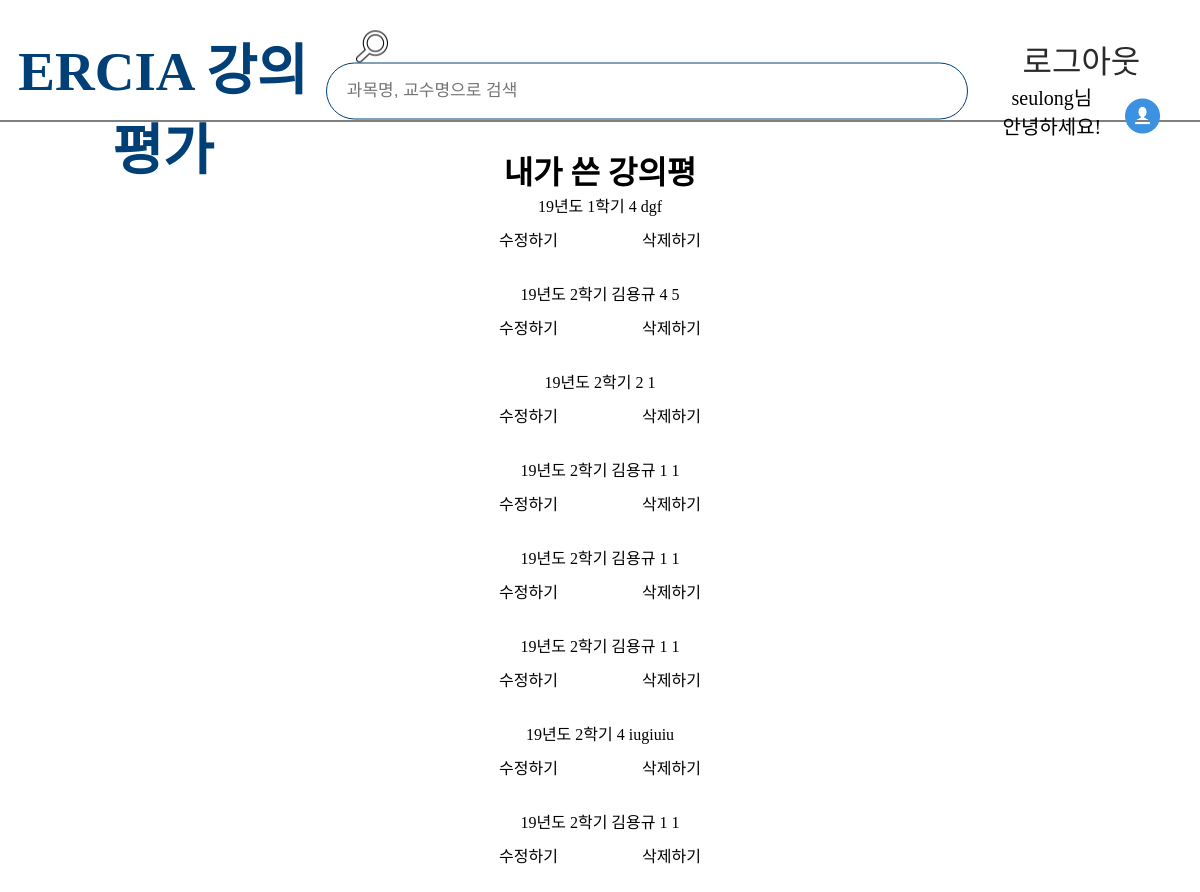
Before: /mypage (signed in) with the older database file.
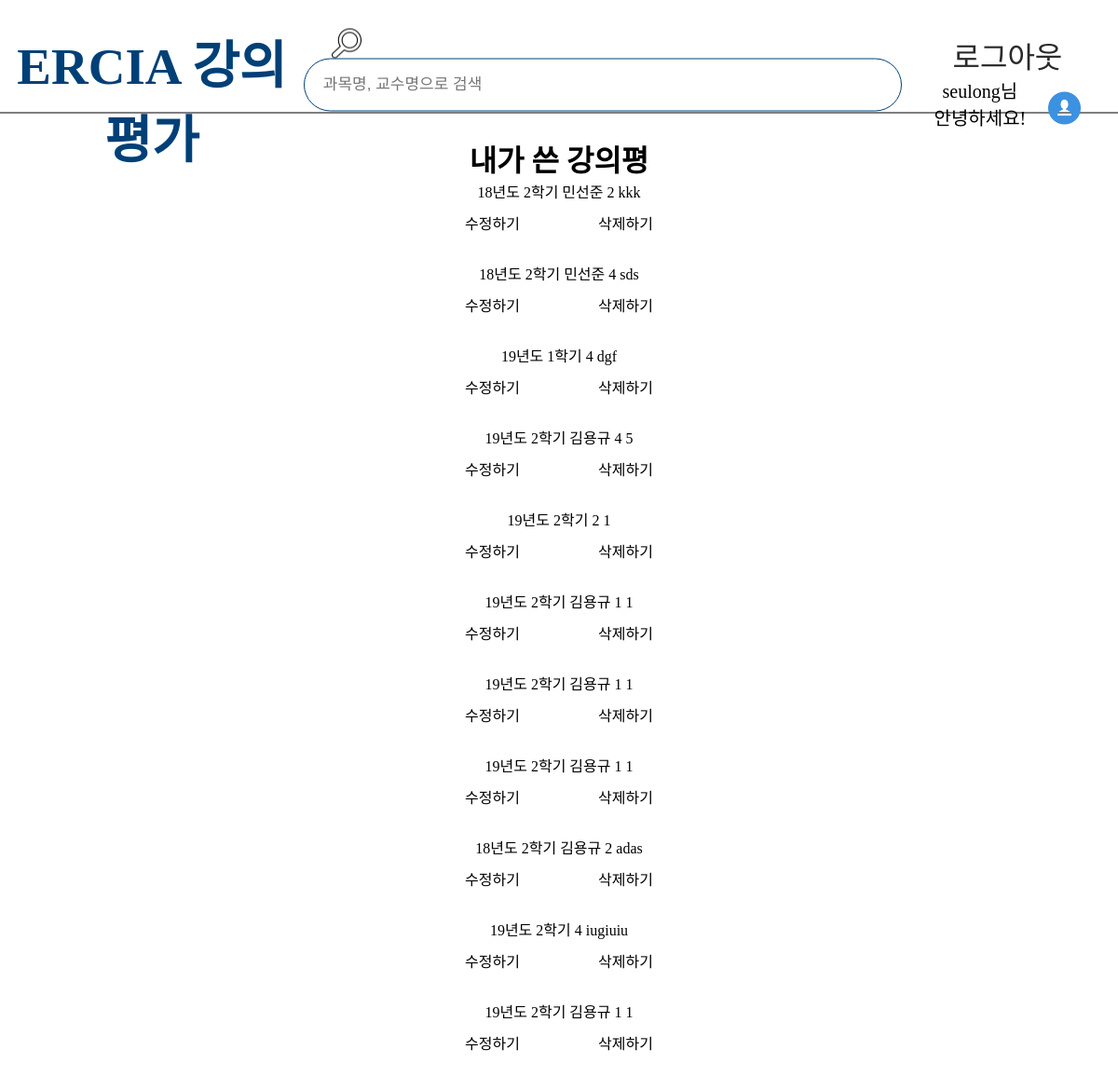
After: the same page with the newer database file.
### app/models.py (models this page shows, shortened)
class GeneralChemistry2(models.Model):
    objects = models.Manager()
    author = models.ForeignKey(settings.AUTH_USER_MODEL, default =1, on_delete = models.CASCADE)
    lectureName = models.CharField(max_length=200, default="일반화학2")
    professorName = models.CharField(max_length=50, default="민선준")
    SEME_FIELD_CHOICES=[
        ('19년도 2학기', '19년도 2학기'),
        ('19년도 1학기', '19년도 1학기'),
        ('18년도 2학기', '18년도 2학기'),
        ('18년도 2학기', '18년도 1학기'),
    ]
    seme = models.CharField(max_length=10, choices=SEME_FIELD_CHOICES)
    score = models.IntegerField(validators=[MinValueValidator(0),MaxValueValidator(5)], default=[0])
    text = models.TextField(max_length=300)
    time = models.DateTimeField(default=timezone.now)

class PhysicsExperiment(models.Model):
    objects = models.Manager()
    author = models.ForeignKey(settings.AUTH_USER_MODEL, default =1, on_delete = models.CASCADE)
    lectureName = models.CharField(max_length=200, default="일반물리학실험")
    professorName = models.CharField(max_length=50, default="오혜근")
    SEME_FIELD_CHOICES=[
        ('19년도 2학기', '19년도 2학기'),
        ('19년도 1학기', '19년도 1학기'),
        ('18년도 2학기', '18년도 2학기'),
        ('18년도 2학기', '18년도 1학기'),
    ]
    seme = models.CharField(max_length=10, choices=SEME_FIELD_CHOICES)
    score = models.IntegerField(validators=[MinValueValidator(0),MaxValueValidator(5)], default=[0])
    text = models.TextField(max_length=300)
    time = models.DateTimeField(default=timezone.now)

class WebProgramming(models.Model):
    objects = models.Manager()
    author = models.ForeignKey(settings.AUTH_USER_MODEL, default =1, on_delete = models.CASCADE)
    lectureName = models.CharField(max_length=200, default="웹프로그래밍")
    professorName = models.CharField(max_length=50, default="최기환")
    SEME_FIELD_CHOICES=[
        ('19년도 2학기', '19년도 2학기'),
        ('19년도 1학기', '19년도 1학기'),
        ('18년도 2학기', '18년도 2학기'),
        ('18년도 2학기', '18년도 1학기'),
    ]
    seme = models.CharField(max_length=10, choices=SEME_FIELD_CHOICES)
    score = models.IntegerField(validators=[MinValueValidator(0),MaxValueValidator(5)], default=[0])
    text = models.TextField(max_length=300)
    time = models.DateTimeField(default=timezone.now)

class LawAndEconomics(models.Model):
    objects = models.Manager()
    author = models.ForeignKey(settings.AUTH_USER_MODEL, default =1, on_delete = models.CASCADE)
    lectureName = models.CharField(max_length=200, default="법과경제학")
    professorName = models.CharField(max_length=50, default="김용규")
    SEME_FIELD_CHOICES=[
        ('19년도 2학기', '19년도 2학기'),
        ('19년도 1학기', '19년도 1학기'),
        ('18년도 2학기', '18년도 2학기'),
        ('18년도 2학기', '18년도 1학기'),
    ]
    seme = models.CharField(max_length=10, choices=SEME_FIELD_CHOICES)
    score = models.IntegerField(validators=[MinValueValidator(0),MaxValueValidator(5)], default=[0])
    text = models.TextField(max_length=300)
    time = models.DateTimeField(default=timezone.now)

### app/views.py (the view)
# urls.py: path('mypage',app.views.mypage, name='mypage'),
def mypage(request):
    GC2 = GeneralChemistry2.objects.all().order_by('-time')
    PE = PhysicsExperiment.objects.all().order_by('-time')
    WP = WebProgramming.objects.all().order_by('-time')
    LE = LawAndEconomics.objects.all().order_by('-time')
    return render(request, 'mypage.html', {'GC2':GC2, 'PE':PE, 'WP':WP, 'LE':LE})

### app/templates/mypage.html (shortened to what this page needs)
{% extends "base_list.html" %}
{% load static %}
{% block css %}
    <link rel="stylesheet" href="{% static 'css/list.css' %}">
{% endblock css %}
{% block content %}
<!DOCTYPE html>
<html lang="ko">
<head>
</head>
<body>
{% if user.is_authenticated %}
    <h1>내가 쓴 강의평</h1>
    <div class = "list" >
    {% for comment in GC2 %}
    {% if comment.author == user %}
        {{comment.seme}}
        {{comment.professorName}}
        {{comment.score}}
        {{comment.text}}
        <br>
        <a class="btn blue" href = "{% url 'GC2_UPDATE' comment.id %}">수정하기</a>
        <a class="btn red" href = "{% url 'GC2_DELETE' comment.id %}">삭제하기</a>
    {% endif %}
    <br>
    {% endfor %}
    {% for comment in PE %}
    {% if comment.author == user %}
        {{comment.seme}}
        {{comment.professorName}}
        {{comment.score}}
        {{comment.text}}
        <br>
        <a class="btn blue" href = "{% url 'PE_UPDATE' comment.id %}">수정하기</a>
        <a class="btn red" href = "{% url 'PE_DELETE' comment.id %}">삭제하기</a>
    {% endif %}
    <br>
    {% endfor %}
    {% for comment in WP %}
    {% if comment.author == user %}
        {{comment.seme}}
        {{comment.professorName}}
        {{comment.score}}
        {{comment.text}}
        <br>
        <a class="btn blue" href = "{% url 'WP_UPDATE' comment.id %}">수정하기</a>
        <a class="btn red" href = "{% url 'WP_DELETE' comment.id %}">삭제하기</a>
    {% endif %}
    <br>
    {% endfor %}
    {% for comment in LE %}
    {% if comment.author == user %}
        {{comment.seme}}
        {{comment.professorName}}
        {{comment.score}}
        {{comment.text}}
        <br>
        <a class="btn blue" href = "{% url 'LE_UPDATE' comment.id %}">수정하기</a>
        <a class="btn red" href = "{% url 'LE_DELETE' comment.id %}">삭제하기</a>
    {% endif %}
    <br>
    {% endfor %}
    </div>
{% endif %}
</body>
</html>
{% endblock %}

### app/templates/base_list.html (shortened to what this page needs)
{% load static %}
<!DOCTYPE html>
<html lang="en">
<head>
    <link rel="stylesheet" type="text/css" href="{% static 'css/base_1.css'%}">
    <link rel="stylesheet" href="{% static 'css/font.css' %}">
    {% block css %}{% endblock css %}
</head>
<body>
    <div class="container">
        <div class="outer">
            <div class="top_nav">
                <div id="box-left">
                    <a href="{% url 'main' %}">
                        <h1 class="name"> ERCIA 강의평가</h1>
                    </a>
                </div>
                {% if user.is_authenticated %}
                <div id='box-center'>
                    <form action = "{% url 'result' %}" method='GET'>
                        <input class="input_button" type="image" src="{% static 'image/find.png'%}" alt="Submit">
                        <input class="input_box" type="text" name="query" placeholder="과목명, 교수명으로 검색">
                    </form>
                </div>
                {% endif %}
                <div id='box-right'>
                    <ul>
                        {% if user.is_authenticated %}
                        <ul>
                            <li class="li"><a href="javascript:{document.getElementById('logout').submit()}"
                                     class="li_Logout">로그아웃</a>
                            </li>
                            <li class="li">
                                <p class="intro">{{user.username}}님<br>안녕하세요!</p>
                            </li>
                            <li class="li"><a href="{% url 'mypage' %}"><img class="profile_img"
                                        src="{%static 'image/profile.png' %}"></a></li>
                        </ul>
                            {% else %}
                            <li class="li"><a href="{% url 'signuphome' %}" class="li_Signup">회원가입</a></li>
                            <li class="li"><a href="{% url 'loginhome' %}" class="li_Login" >로그인</a></li>
                            <li class="li"><a href="{% url 'mypage' %}"><img class="profile_img"
                                        src="{%static 'image/profile.png'%}" width="40" height="40"></a></li>
                            {% endif %}
                </div>
            </div>
            <div class="content">
                {% block content %}
                {% endblock %}
            </div>
        </div>
    </div>
</body>

### app/static/css/base_1.css (style rules this page uses)
* { margin: 0; padding: 0; }
a { color: #000; }
a:link { color: black; }
body { background: white; margin: 0; display: flex; justify-content: center; }
.outer { position:absolute; top:50%; left:50%; background: white; transform:translate(-50%, -50%); width: 100%; height: 100%; }
.content { display: flex; flex-direction: column; width: 100%; padding: 25px 0; }
.top_nav { width: 100%; height: 120px; display: flex; background-color: white; border-bottom: solid 1px black; position: relative; }
#box-left { flex: 1.5; text-align: center; padding: 25px 0; font-size: 1.3rem; }
#box-center { flex: 2; text-align: left; padding: 30px 0; }
input { vertical-align: middle; margin-right: 15px; }
.input_box { padding: 20px; border: 1.8px solid #004077; border-radius : 30px; width:600px; height:15px; font-size: 17px; }
.input_button { width:32px; height:32px; cursor: pointer; padding-left: 30px; }
#box-right { flex: 1; margin: 0 auto; padding: 35px 0; }
#box-right ul { float: left; text-align: center; margin: 0; padding: 0; }
.li { list-style-type: none; display: inline-block; text-align: center; outline : lpx dotted blue; margin-right: 20px; font-size: 30px; }
.profile_img { width: 35px; height: 35px; }
#box-right a { text-decoration:none; color: black; }
#box-right ul li a { color: #2b2929; }
a { text-decoration: none; }
.name { font-family: NanumSquareEB; font-size: 55px; text-align: center; color: #004077; }
.li_Logout { font-family: NanumSquareEB; font-size: 32px; text-align: center; }
.intro { font-family: NanumSquareB; font-size: 20px; text-align: center; }

### app/static/css/list.css (style rules this page uses)
body { width: 100%; height: 100%; margin: 0; text-align: center; }
.btn { text-decoration: none; font-size:1rem; padding:10px 20px 10px 20px; margin: 0 20px 20px 20px; display:inline-block; border-radius: 7px; transition:all 0.1s; font-family: 'Noto Serif KR', sans-serif; }

Changed rows visible on the page:
added GeneralChemistry2: seme "18년도 2학기", professorName "민선준", score "2", text "kkk"
added GeneralChemistry2: seme "18년도 2학기", professorName "민선준", score "4", text "sds"
added LawAndEconomics: seme "18년도 2학기", professorName "김용규", score "2", text "adas"
